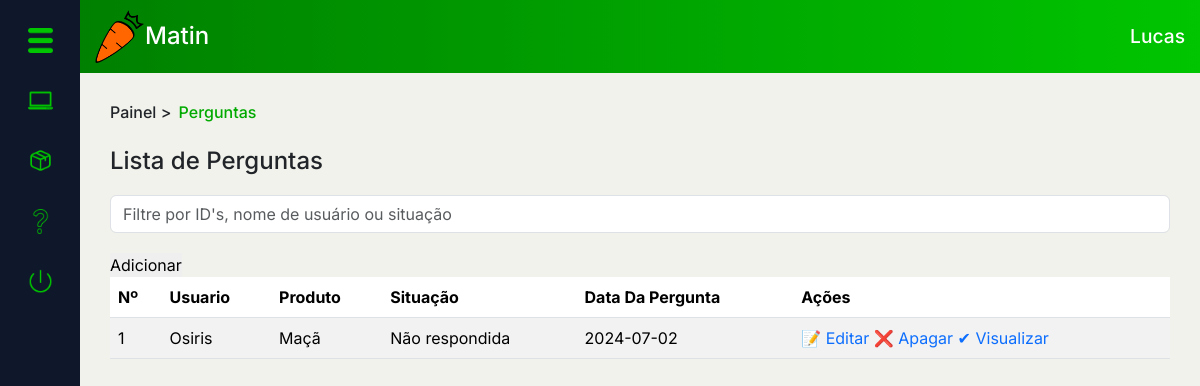
Screenshot of /PAGES/dashboard.php?page=perg_list (signed in) with the database file from the repository.
### tables this page shows
CREATE TABLE `usuario` (
  `idUsu` int(11) NOT NULL,
  `nome_usu` varchar(50) NOT NULL,
  `ativo` enum('0','1') NOT NULL DEFAULT '1',
  `data_criacao` date NOT NULL,
  `email_usu` varchar(100) NOT NULL,
  `senha_usu` varchar(45) NOT NULL,
  `tel_usu` varchar(45) NOT NULL,
  `fotos_usu` varchar(45) DEFAULT NULL,
  `premium` enum('0','1') NOT NULL,
  `NR` varchar(45) NOT NULL,
  `comp` varchar(45) NOT NULL,
  `TCIR` enum('CPF','CNPJ') NOT NULL,
  `NRCIR` varchar(45) NOT NULL,
  `nvl_usu` enum('A','F','C') NOT NULL DEFAULT 'C',
  `Local_CEP` int(11) NOT NULL,
  `tipoLocal` enum('casa','trabalho') NOT NULL,
  `infoAddLocal` varchar(100) NOT NULL
);

CREATE TABLE `usuario_has_pergunta` (
  `Usuario_idUsu` int(11) NOT NULL,
  `Pergunta_idPergunta` int(11) NOT NULL,
  `idProduto` int(11) NOT NULL,
  `id_vendedor` int(11) NOT NULL,
  `sitPerg` enum('A','R','NR') NOT NULL,
  `dataPerg` date NOT NULL DEFAULT current_timestamp()
);

CREATE TABLE `produto` (
  `idProduto` int(11) NOT NULL,
  `nome_prod` varchar(100) NOT NULL,
  `qnt_prod_estoque` int(11) NOT NULL,
  `data_criacao_prod` date NOT NULL,
  `preco_prod` decimal(5,2) NOT NULL,
  `fotos_prod` varchar(100) NOT NULL DEFAULT 'sem_foto.png',
  `qnt_vendas` int(11) NOT NULL,
  `promocao` int(11) DEFAULT NULL,
  `parcela` int(11) DEFAULT NULL,
  `idCarrinho` int(11) NOT NULL,
  `idFavoritos` int(11) NOT NULL,
  `idCategoria` int(11) NOT NULL
);

### MODEL/autenticacao.php (called while the page is built, shortened)
<?php
function pegarIDUsuario(){
    return $_SESSION['idUsu'];
}
?>

### PAGES/DASHBOARD/perg_list.php (the view, shortened to what this page needs)
<div class="conteudo" id="conteudo2">
    <div class="top-cont">
        <div class="local">
            <h6><a href="../DASHBOARD/adminDash.php">Painel</a> > <mark>Perguntas</mark></h6>
        </div>
    </div>
    <div class="main-cont">
        <div class="main-tit">
            <h4>Lista de Perguntas</h4>
        </div>
        <div class="pesq">
            <div class="input-group flex-nowrap search-bar">
                <input type="search" class="form-control" placeholder="Filtre por ID's, nome de usuário ou situação" aria-label="Search" aria-describedby="addon-wrapping">
            </div>
            <a href="?page=add_usu&NdPAdd=1"><button class="btnAdd" type="button">Adicionar</button></a>
        </div>
        <table class="table table-striped">
            <thead>
                <tr>
                    <th scope="col">Nº</th>
                    <th scope="col">Usuario</th>
                    <th scope="col">Produto</th>
                    <th scope="col">Situação</th>
                    <th scope="col">Data Da Pergunta</th>
                    <th scope="col">Ações</th>
                </tr>
            </thead>
            <tbody>
                <?php
                $selectQ = "SELECT * FROM usuario_has_pergunta uhp INNER JOIN usuario u ON uhp.Usuario_idUsu = u.idUsu INNER JOIN produto p ON uhp.idProduto = p.idProduto WHERE uhp.id_vendedor = $idUsu";
                $selectP = $cx->prepare($selectQ);
                $selectP->setFetchMode(PDO::FETCH_ASSOC);
                $selectP->execute();
                $total = $selectP->rowCount();
                if ($total == 0) {
                    echo "<p class='txtVermelho'>Não há registros no momento...</p>";
                } else {
                    while ($dados = $selectP->fetch()) {
                        echo "<tr>";
                        echo "<td scope='row'>{$dados['Pergunta_idPergunta']}</td>";
                        echo "<td>{$dados['nome_usu']}</td>";
                        echo "<td>{$dados['nome_prod']}</td>";
                        switch ($dados['sitPerg']) {
                            case 'NR':
                                echo "<td>Não respondida</td>";
                                break;
                        }
                        echo "<td>{$dados['dataPerg']}</td>";
                        echo "<td><a href='#'>&#x1F4DD; Editar</a> <a href='excluir.php?ref={$dados['idProduto']}&tbl=localidade''>&#x274C; Apagar </a><a href='#'>&#x2714; Visualizar</a></td>";
                        echo "</tr>";
                    }
                }
                ?>
            </tbody>
        </table>
    </div>
</div>

### PAGES/DASHBOARD/headerDash.php (shortened to what this page needs)
<?php
if (isset($idUsu)) {
    $selectQ = "SELECT * FROM usuario WHERE idUsu = $idUsu";
    $selectP = $cx->prepare($selectQ);
    $selectP->execute();
    $dados = $selectP->fetch(PDO::FETCH_ASSOC);
}
?>
<nav class="d-flex justify-content-between align-items-center">
    <a href="../index.php">
        <div class="logo">
            <figure>
                <img src="../IMAGES/matin-logo-png.png" alt="Matin">
            </figure>
            <h1>Matin</h1>
        </div>
    </a>
    <div class="usuario">
        <h1><?php echo $dados['nome_usu'] ?></h1>
    </div>
</nav>

### ASSETS/GERAL.css (style rules this page uses)
:root { --preto00: black; --pretoAzulado: #0F172A; --branco00: white; --cinza00: #C1C1C1; --cinza01: #898989; --cinza02: #D9D9D9; --cinza03: #EAEAEA; --cinza04: #ABABAB; --laranja00: #FF6600; --laranja01: #FF9F5F; --laranjaPressed: #d66215; --vermelho00: #FF2A2A; --vermelhoAviso: #B00000; --azulClaro: #009EBB; --verde00: #008000; --verde01: #00C500; --verde02: #00AA00; --verdePressed: #035f03; --bege00: #F1F2EB; --bege01: #F5FBEF; --bege02: #E5E0E0; --bege03: #F2EEEB; --fonte01: 'Inter', serif; }

### ASSETS/PAGINAS-CSS/dashboard.css (style rules this page uses)
body { background-color: var(--bege00) !important; }

### PAGES/DASHBOARD/sidebarDash.php (style rules this page uses)
h6, h5 { margin: 0 !important; }
img { width: 25px; }

### PAGES/DASHBOARD/headerDash.php (style rules this page uses)
nav { background: linear-gradient(to right, var(--verde00), var(--verde01)); padding: 10px 15px; width: 100%; }
a { margin: 0; text-decoration: none; }
figure, h1 { margin: 0; }
nav .logo h1 { font-size: 1.5em; color: var(--branco00); }
.usuario, .logo { display: flex; align-items: center; }
nav .usuario h1 { font-size: 1.2em; color: var(--branco00); }
.logo figure img { width: 50px; }

### PAGES/DASHBOARD/perg_list.php (style rules this page uses)
#conteudo2 { padding: 30px; }
h6 a { color: var(--preto); text-decoration: none; }
mark { background-color: transparent !important; color: var(--verde02); }
.search-bar { margin: 20px 0 !important; }

### rows the page displays
usuario: nome_usu "Lucas"
usuario_has_pergunta: Pergunta_idPergunta "1", usuario.nome_usu "Osiris", idProduto.nome_prod "Maçã", sitPerg "Não respondida", dataPerg "2024-07-02"
